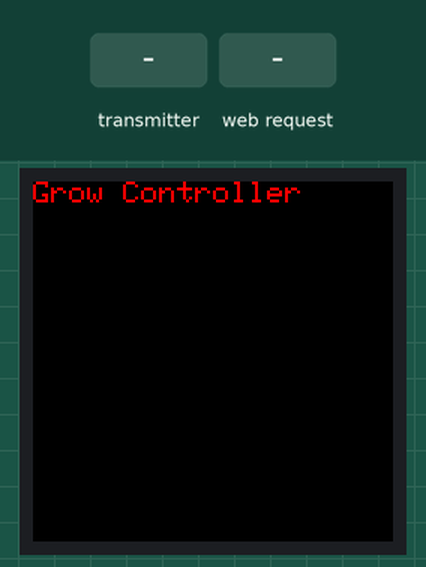
Bench run of a program on a simulated ESP8266 (NodeMCU). On the bench: 240×240 colour display. Inputs (shaded band) come from the test bench. WiFi joins after 1.5 s; servers stay silent unless stated; network time is answered at once with the bench clock; the local clock reads 2024-03-15 10:24:30 at power-on unless the program sets it; storage starts empty; EEPROM starts erased; no radio packets arrive unless stated; what the program prints to the serial monitor is not drawn.

Above: at 0.5 s.
At 3.1 s:
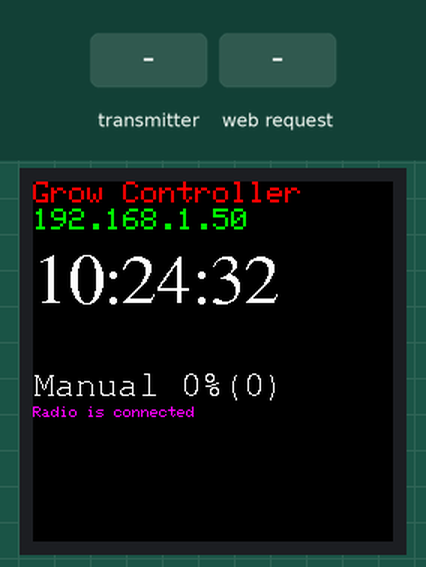
3.2 s: the transmitter starts sending lastValue = 0
At 3.8 s:
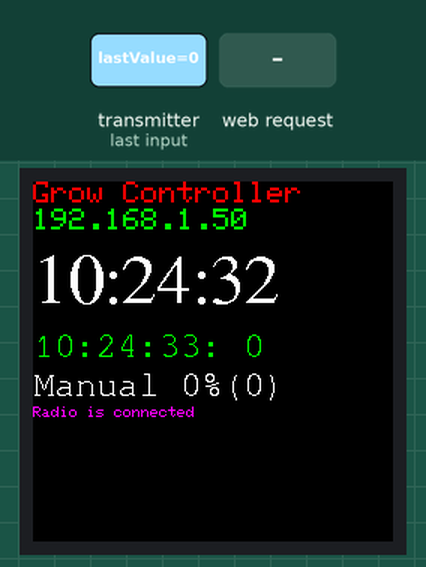
5.5 s: HTTP request GET / received
At 6.8 s:
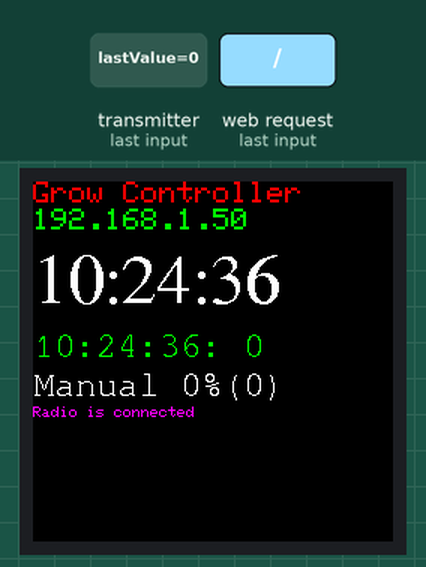
Timing chart, 0 to 7.4 s (numbered marks = the images above; inputs shaded):
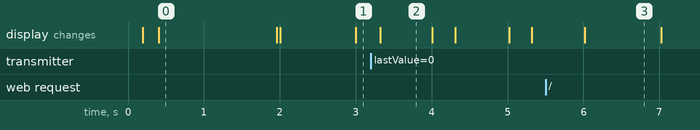

Measured:
- what the display in image 0 shows lasts 1.6 s, from 0.4 s to 2.0 s
- what the display in image 2 shows lasts 0.7 s, from 3.3 s to 4.0 s
- what the display in image 3 shows lasts 1.0 s, from 6.0 s to 7.0 s

The program:

main.cpp
```cpp
#include <Arduino.h>
#include <Print.h>
#include <HardwareSerial.h>
#include <ESP8266WiFi.h>
#include <ESP8266WebServer.h>
#include <ESP8266mDNS.h>
#include <LittleFS.h>
#include <SPI.h>
#include <Adafruit_GFX.h>
#include <Fonts/FreeSerif24pt7b.h>
#include <Fonts/FreeMono12pt7b.h>
#include <Adafruit_ST7789.h>
#include <WiFiUdp.h>
#include <NTPClient.h>
#include <time.h>
#include <EEPROM.h>
#include <CRC32.h>
#include "radio.h"
#include "webserver.h"

#define TFT_DC    D1     // TFT DC  pin is connected to NodeMCU pin D1 (GPIO5)
#define TFT_RST   D2     // TFT RST pin is connected to NodeMCU pin D2 (GPIO4)
#define TFT_CS    D0     // TFT CS  pin is connected to NodeMCU pin D8 (GPIO15)


Adafruit_ST7789 tft = Adafruit_ST7789(TFT_CS, TFT_DC, TFT_RST);

int loop_counter = 0;
RF24Radio radio = RF24Radio();
WebServer server;

WiFiUDP ntpUDP;
// NTPClient timeClient(ntpUDP, "pool.ntp.org", -18000, 60000); // Update every 60 seconds
NTPClient timeClient(ntpUDP, "pool.ntp.org", 0, 60000); // Update every 60 seconds
// Offset for Eastern Standard Time (UTC-5)
const long UTC_OFFSET_EST = -18000;  // UTC-5 hours in seconds
const long DST_OFFSET = 3600;  // Additional offset of 1 hour for DST
void adjustTimeOffset(const time_t epochTime);
long timezoneOffset = 0;


unsigned long previousMillis = 0;
const long interval = 1000; // 1 second
bool dotState = false;

#define MODE_MANUAL 1
#define MODE_AUTO 2

struct StoreData {
  uint8_t mode;
  uint8_t power;
  uint16_t start; // minutes after mignght
  uint16_t end;   // minutes after mignght
};

StoreData modeData;
uint8_t currentPower;
uint8_t lastSentPower;

const char* ssid = WIFI_SSID;       // Replace with your network SSID
const char* password = WIFI_PASSWORD; // Replace with your network password
const char* hostname = "e-pot";     // Desired hostname

struct SensorData {
  int lastValue;
  int minValue;
  int maxValue;
  bool is_crirical;
  bool is_flash_on;
};

#define MOD_OPERATION 0
#define MOD_CALIBRATION 1

struct RemoteData {
  byte lastValue;
  byte prevValue;
  byte mode;
  byte buff;
  unsigned long counter;
};

SensorData sensors[5];
RemoteData remote;

void printMode();

// Function to calculate CRC32 for the struct
uint32_t calculateCRC(const StoreData& data) {
  CRC32 crc;
  crc.update((const uint8_t*)&data, sizeof(data)); // Calculate CRC from the bytes of the struct
  return crc.finalize(); // Return the final CRC32 value
}


void saveModeData() {
  int32_t crc = calculateCRC(modeData);
  EEPROM.put(0, modeData);           // Write struct at address 0
  EEPROM.put(sizeof(modeData), crc); // Write CRC checksum after the struct
  EEPROM.commit();
}

void sendPower(int8_t value) {
  if (value != lastSentPower) {
    RemoteLight data;
    data.power = value;
    data.address = 0x01;
    data.time = timeClient.getEpochTime();

    radio.sendRemoteLight(data);
    currentPower = value;
    lastSentPower = value;
  }
}

void onPowerChangeCallback(int8_t value) {
    if (value == -1) {
      modeData.mode = MODE_AUTO;
    } else {
      modeData.mode = MODE_MANUAL;
      modeData.power = (uint8_t)value;
      sendPower(modeData.power);
    }
    saveModeData();
    printMode();
}

void printUint32ByBytes(unsigned long value) {
    // Print each byte of a uint32_t starting from the least significant byte
    Serial.print("Bytes of uint32_t: ");
    for (int i = 0; i < 4; i++) {
        // Shift the desired byte to the lowest position and mask it
        uint8_t byte = (value >> (i * 8)) & 0xFF;
        Serial.print("0x");
        if (byte < 16) {
            Serial.print("0");  // Leading zero for single hex digit numbers
        }
        Serial.print(byte, HEX);
        if (i < 3) {
            Serial.print(", ");
        }
    }
    Serial.println();  // End the line after printing all bytes
}


void printMode() {
  // print light driver current mode


  tft.setFont(&FreeMono12pt7b);
  tft.fillRect(0, 127, 240, 18, ST77XX_BLACK);
  tft.setCursor(0, 142);
  tft.setTextColor(ST77XX_WHITE);

  char line[64];
  if (modeData.mode == MODE_AUTO) {
    snprintf(line, sizeof(line), "Auto %i%%(%i)", currentPower, lastSentPower);
  } else {
    snprintf(line, sizeof(line), "Manual %i%%(%i)", currentPower, modeData.power);

  }
  tft.print(line);
}

void setup() {
  Serial.begin(115200);
  Serial.println("Setup");

  if (!LittleFS.begin()) {
      Serial.println("Failed to mount file system");
      return;
  }

  EEPROM.begin(512);
  EEPROM.get(0, modeData);
  uint32_t crc = calculateCRC(modeData);
  uint32_t savedCRC;
  EEPROM.get(sizeof(modeData), savedCRC);

  if (savedCRC != crc) {
    Serial.print("Wrong stored EEPROM. Initlizing...");
    modeData.mode = MODE_MANUAL;
    modeData.power = 0;
    modeData.start = 6*60+30;
    modeData.end = 21*60+30;
    currentPower = 0;
    saveModeData();
  } else {
    Serial.print("EEPROM is ok.");
  }

  //SPI.begin();
  //SPI.beginTransaction(SPISettings(1000000, MSBFIRST, SPI_MODE0));
  SPI.begin();
  SPI.setDataMode(SPI_MODE3);
  //SPI.setFrequency(5000000);

  // Reset the display
  pinMode(TFT_RST, OUTPUT);
  digitalWrite(TFT_RST, LOW);
  delay(20);
  digitalWrite(TFT_RST, HIGH);
  delay(150);

  tft.init(240, 240, SPI_MODE3); // Init ST7789 240x240
  //tft.init(240, 240, SPI_MODE0); // Init ST7789 240x240
  tft.setRotation(2); // Set display rotation
  tft.fillScreen(ST77XX_BLACK); // Clear the screen

  // Test display
  tft.setCursor(0, 0);
  tft.setTextColor(ST77XX_RED);
  tft.setTextSize(2);
  tft.println("Grow Controller");

  WiFi.begin(ssid, password);

  Serial.print("Connecting to ");
  Serial.println(ssid);

  while (WiFi.status() != WL_CONNECTED) {
    delay(500);
    Serial.print(".");
  }
  Serial.println("");
  Serial.print("Connected to ");
  Serial.println(ssid);
  Serial.print("IP address: ");
  Serial.println(WiFi.localIP());

  tft.setCursor(0, 18);
  tft.setTextColor(ST77XX_GREEN);
  tft.println(WiFi.localIP());

  // Start mDNS
  if (MDNS.begin(hostname)) {
    Serial.println("mDNS responder started");
  } else {
    Serial.println("Error setting up mDNS responder!");
  }

  // Add service to mDNS-SD
  MDNS.addService("http", "tcp", 80);
  timeClient.begin();

  if (!LittleFS.begin()) {
    Serial.println("Failed to mount file system");
    return;
  }
  server.onChangePowerMode(onPowerChangeCallback);
  server.setup();


  sensors[0].minValue = 2000;
  sensors[0].maxValue = 0;
  sensors[0].is_crirical = false;
  sensors[0].is_flash_on = false;

  if (radio.setup()) {
    tft.setTextSize(1);
    tft.setCursor(0, 150);
    tft.setTextColor(ST77XX_MAGENTA);
    tft.println("Radio is connected");
  } else {
    tft.setTextSize(1);
    tft.setCursor(0, 150);
    tft.setTextColor(ST77XX_RED);
    tft.println("Radio is not connected!");
  }
  printMode();
  Serial.println("Setup is done");

}

void processSensorValue(SensorData &sensor, int newValue) {
  // Update the last value
  sensor.lastValue = newValue;

  // Update the min value if the new value is lower
  if (newValue < sensor.minValue) {
    sensor.minValue = newValue;
  }

  // Update the max value if the new value is higher
  if (newValue > sensor.maxValue) {
    sensor.maxValue = newValue;
  }

  Serial.println(F("+++++"));
  Serial.print(F("New value " ));
  Serial.println(newValue);
  Serial.print(F("Min value "));
  Serial.println(sensor.minValue);
  Serial.print(F("Max value "));
  Serial.println(sensor.maxValue);

  float edge = sensor.maxValue * 0.80;
  Serial.print(F("Edge "));
  Serial.println(edge);

  if (newValue >= edge) {
    if (!sensor.is_crirical) {
      Serial.println(F("TurnOn critical"));
      sensor.is_crirical = true;
      sensor.is_flash_on = true;
    }
  } else {
    Serial.println(F("TurnOff critical"));
    sensor.is_crirical = false;
  }
}

void loop() {
  MDNS.update();
  server.loop();
  loop_counter ++;
  // put your main code here, to run repeatedly:
  //Serial.print("Loop: ");
  //Serial.println(loop_counter);
  //delay(1000);
  time_t epochTime= timeClient.getEpochTime();
  adjustTimeOffset(epochTime);

  bool readStatus = radio.read(&remote, sizeof(remote));

  if(readStatus){
    Serial.println("----------");
    Serial.println("RX");
    Serial.print("prevValue: ");
    Serial.println(remote.prevValue);
    Serial.print("lastValue: ");
    Serial.println(remote.lastValue);
    Serial.print("mode: ");
    Serial.println(remote.mode);
    printUint32ByBytes(remote.counter);
    processSensorValue(sensors[0], remote.lastValue);
    tft.setFont(&FreeMono12pt7b);
    tft.fillRect(0, 100, 240, 17, ST77XX_BLACK);
    tft.setCursor(0, 116);
    tft.setTextColor(ST77XX_GREEN);
    char formattedValue[24];
    sprintf(formattedValue, "%s: %i", timeClient.getFormattedTime().c_str(), sensors[0].lastValue);
    tft.println(formattedValue);
  }

    timeClient.update();

  unsigned long currentMillis = millis();
  if (currentMillis - previousMillis >= interval) {
    previousMillis = currentMillis;

    if (modeData.mode == MODE_AUTO) {
      int hours = (epochTime  % 86400) / 3600; // Seconds in a day to get hours
      int minutes = (epochTime % 3600) / 60;   // Seconds in an hour to get minutes
      int minutesSinceMidnight = (hours * 60) + minutes;

      if (350 <= minutesSinceMidnight &&  minutesSinceMidnight < 360) {
        sendPower(5);
      } else if (360 <= minutesSinceMidnight &&  minutesSinceMidnight < 370) {
        sendPower(10);
      } else if (370 <= minutesSinceMidnight &&  minutesSinceMidnight < 390) {
        sendPower(25);
      } else if (390 <= minutesSinceMidnight &&  minutesSinceMidnight < 420) {
        sendPower(50);
      } else if (420 <= minutesSinceMidnight &&  minutesSinceMidnight < 510) {
        sendPower(100);
      } else if (510 <= minutesSinceMidnight &&  minutesSinceMidnight < 660) {
        sendPower(50);
      } else if (510 <= minutesSinceMidnight &&  minutesSinceMidnight < 900) {
        sendPower(25);
      } else if (900 <= minutesSinceMidnight &&  minutesSinceMidnight < 1024) {
        sendPower(100);
      } else if (1024 <= minutesSinceMidnight &&  minutesSinceMidnight < 1140) {
        sendPower(50);
      } else if (1140 <= minutesSinceMidnight &&  minutesSinceMidnight < 1320) {
        sendPower(100);
      } else if (1320 <= minutesSinceMidnight &&  minutesSinceMidnight < 1350) {
        sendPower(50);
      } else if (1350 <= minutesSinceMidnight &&  minutesSinceMidnight < 1360) {
        sendPower(25);
      } else if (1360 <= minutesSinceMidnight &&  minutesSinceMidnight < 1370) {
        sendPower(10);
      } else if (1370 <= minutesSinceMidnight &&  minutesSinceMidnight < 1380) {
        sendPower(5);
      } else {
        sendPower(0);
      }
      printMode();
    }


    String formattedTime = timeClient.getFormattedTime();

      // Print the time with blinking dots
    tft.setFont(&FreeSerif24pt7b);
    tft.fillRect(0, 40, 240, 42, ST77XX_BLACK);
    tft.setCursor(0, 80);
    tft.setTextColor(ST77XX_WHITE);
    tft.println(formattedTime);
  }
}


// Helper functions for extracting month, day, and day of the week
int getMonth(const time_t epochTime) {
  struct tm * ti;
  ti = localtime(&epochTime);
  int month = (ti->tm_mon + 1) < 10 ? 0 + (ti->tm_mon + 1) : (ti->tm_mon + 1);
  return month;
}

int getDay(const time_t epochTime) {
  struct tm * ti;
  ti = localtime (&epochTime);
  int day = (ti->tm_mday) < 10 ? 0 + (ti->tm_mday) : (ti->tm_mday);

  return day;
}

int getDayOfWeek(const time_t epochTime) {
  struct tm * ti;
  ti = localtime (&epochTime);
  int wday = ti->tm_wday;
  return wday;
}

bool IsDST(int day, int month, int dow)
{
  //January, february, and december are out.
  if (month < 3 || month > 11) {
    return false;
  }
  //April to October are in
  if (month > 3 && month < 11) {
    return true;
  }
  int previousSunday = day - dow;
  //In march, we are DST if our previous sunday was on or after the 8th.
  if (month == 3) {
    return previousSunday >= 8;
  }
  //In november we must be before the first sunday to be dst.
  //That means the previous sunday must be before the 1st.
  return previousSunday <= 0;
}

// Function to adjust for DST in Toronto timezone
void adjustTimeOffset(const time_t epochTime) {
  int currentMonth = getMonth(epochTime);
  int currentDay = getDay(epochTime);
  int currentDayOfWeek = getDayOfWeek(epochTime); // 0 = Sunday, 6 = Saturday

  Serial.print("Month: ");
  Serial.print(currentMonth);
  Serial.print(" Day: ");
  Serial.print(currentDay);
  Serial.print(" DayOfWeek: ");
  Serial.println(currentDayOfWeek);

  // Check if within DST period (second Sunday in March to first Sunday in November)
  if (IsDST(currentDay, currentMonth, currentDayOfWeek)) {
    timeClient.setTimeOffset(UTC_OFFSET_EST + DST_OFFSET);
  } else {
    timeClient.setTimeOffset(UTC_OFFSET_EST);
  }
}

// Function to get minutes since midnight in local time
int getMinutesSinceMidnight(unsigned long epochTime) {
  unsigned long localTime = epochTime;  // Adjust to local time
  int hours = (localTime  % 86400) / 3600; // Seconds in a day to get hours
  int minutes = (localTime % 3600) / 60;   // Seconds in an hour to get minutes
  return (hours * 60) + minutes;
}
```

radio.h
```cpp
#ifndef RADIO_H
#define RADIO_H
#include <RF24.h>


struct __attribute__((packed)) RemoteLight {
    unsigned long time;
    uint8_t address;
    uint8_t power;
};

class RF24Radio {
    private:
        RF24 radio;
        const byte address[6] = "42341";
        bool isConfigured = false;

    public:
        RF24Radio();
        bool setup();

        bool read(void* buf, u_int8_t size);
        void sendRemoteLight(RemoteLight data);

};

#endif
```

webserver.h
```cpp
#ifndef WEBSERVER_H
#define WEBSERVER_H
#include <ESP8266WebServer.h>


typedef void (*ChangePowerCallback)(int8_t);


class WebServer {
    private:
        ESP8266WebServer server = ESP8266WebServer(80);
        ChangePowerCallback powerCallback = nullptr;

        void httpRoot();
        void httpLight();

    public:
        WebServer();
        void setup();
        void loop();
        void onChangePowerMode(ChangePowerCallback callback) {
            this->powerCallback = callback;
        }
};


#endif
```

radio.cpp
```cpp
#include <Arduino.h>
#include "radio.h"


RF24Radio::RF24Radio() {
    this->radio = RF24(D4, D3);
}

const byte target[6] = "52351";

bool RF24Radio::setup() {
    radio.begin();
    if (!radio.isChipConnected()) {
        return false;
    }
    radio.setChannel(23);
    radio.openReadingPipe(1, address);
    radio.openWritingPipe(target);
    radio.setPALevel(RF24_PA_MAX);
    radio.enableDynamicPayloads();
    radio.enableAckPayload();
    radio.setDataRate(RF24_250KBPS);
    radio.setCRCLength(RF24_CRC_8);
    radio.startListening();
    isConfigured = true;
    return true;
}


 bool RF24Radio::read(void* buf, u_int8_t size) {
    if (!isConfigured) {
        return false;
    }
    if(radio.available()) {
        radio.read(buf, size);
        return true;
    }
    return false;
 }


void RF24Radio::sendRemoteLight(RemoteLight data) {
    Serial.print("Send data ");
    Serial.print(data.time);
    Serial.print(" Power ");
    Serial.println(data.power);
    radio.stopListening();
    delay(10);
    radio.writeBlocking(&data, sizeof(data), 1000);
    delay(10);
    radio.startListening();
}
```

light.cpp
```cpp
#include <LittleFS.h>
#include "webserver.h"


void WebServer::httpLight() {
    if (server.hasArg("power")) {
        String inputValue = server.arg("power");
        Serial.print("HTTP Received value: ");
        Serial.println(inputValue);

        if (this->powerCallback) {
            if (inputValue == "auto") {
                this->powerCallback(-1);
            } else {
                this->powerCallback((int8_t)inputValue.toInt());
            }
        }

        server.sendHeader("Location", "/", true);
        server.send(302, "text/plain", ""); // Empty body for the redirect
    } else {
        server.send(400, "text/plain", "Bad Request: No input provided");
    }
}
```

root.cpp
```cpp
#include <LittleFS.h>
#include "webserver.h"


void WebServer::httpRoot() {
    File file = LittleFS.open("/index.html", "r");
    if (!file) {
        Serial.println("Failed to open file");
        return;
    }

    String fileContent;
    while (file.available()) {
        fileContent += char(file.read());
    }
    file.close();

    server.send(200, "text/html", fileContent);
}
```

server.cpp
```cpp
#include <LittleFS.h>
#include "webserver.h"


WebServer::WebServer() {

}


void WebServer::setup() {
    if (!LittleFS.begin()) {
        Serial.println("Failed to mount LittleFS");
        return;
    }

    server.serveStatic("/s/", LittleFS, "/s/");
    server.on("/", HTTP_GET, [this]() { this->httpRoot(); });
    server.on("/light", HTTP_POST, [this]() { this->httpLight(); });
    server.begin();
}

void WebServer::loop() {
    server.handleClient();
}
```
